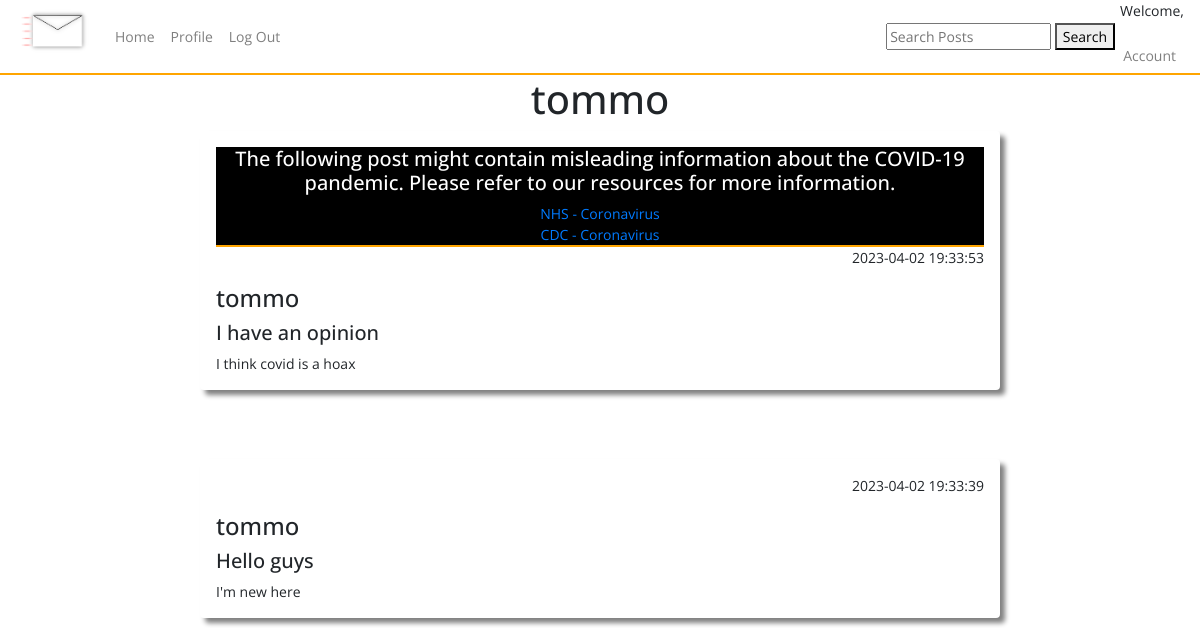
Before: /user/tommo with the older database file.
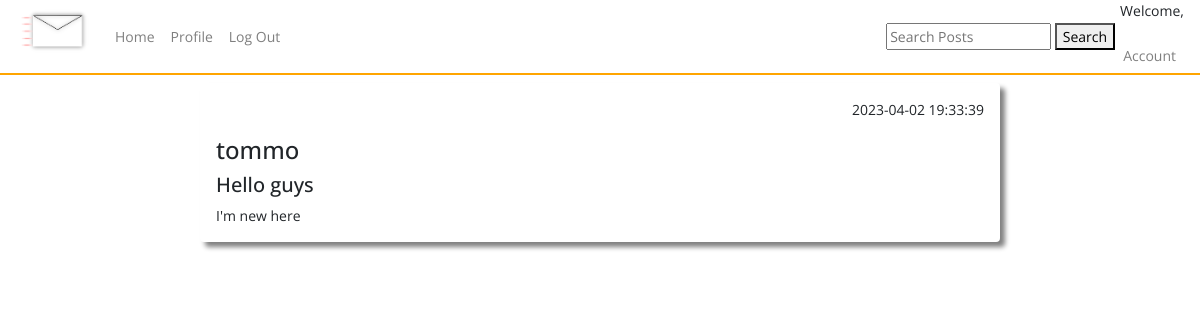
After: the same page with the newer database file.
### tables this page shows
CREATE TABLE users (
    ID INTEGER PRIMARY KEY AUTOINCREMENT,
    username TEXT NOT NULL,
    password TEXT NOT NULL,
    email TEXT NOT NULL UNIQUE
, user_type VARCHAR, whitelisted text, blacklisted text);

CREATE TABLE posts (
    ID INTEGER PRIMARY KEY AUTOINCREMENT,
    title TEXT NOT NULL,
    content TEXT NOT NULL,
    by_user TEXT NOT NULL,
    created_at timestamp default current_timestamp
, userID integer, flag_covid text, blacklisted text, flag_vaccine text, flag_tests text, flag_cures text, reported int, report_message text);

### app.py (the view)
@app.route('/user/<username>')
def user_profile(username):
    conn = sqlite3.connect(DATABASE)
    cursor = conn.cursor()
    cursor.execute('SELECT * FROM users WHERE username = ?', (username,))
    user_row = cursor.fetchone()
    conn.close()
    user = {
        'id': user_row[0],
        'username': user_row[1],
        'email': user_row[3]
    } if user_row else None
    user_posts=query_db('SELECT * FROM posts WHERE by_user = ? ORDER BY created_at DESC', (username,))
    return render_template('user_profile.html', user=user, user_posts=user_posts)

### app.py (called while the page is built)
def query_db(query, args=(), one=False):
    con = g._database = sqlite3.connect(DATABASE)
    con.row_factory = sqlite3.Row
    cur = con.execute(query, args)
    rv = cur.fetchall()
    cur.close()
    return (rv[0] if rv else None) if one else rv

### templates/user_profile.html (shortened to what this page needs)
{% include "layout.html" %}
{% include "nav.html" %}
<center><h1>{{ user.username }}</h1></center>
<div class="container-fluid">
    {% for user_post in user_posts %}
    <div class="shadow mx-auto posts p-3 mb-5 rounded">
      {% if user_post.flag_covid == "yes" %}
      <div class="flagged_post">
        <h5>The following post might contain misleading information about the COVID-19 pandemic. Please refer to our resources for more information.</h5>
        <a href="https://www.nhs.uk/conditions/coronavirus-covid-19/">NHS - Coronavirus </a><br>
        <a href="https://www.cdc.gov/coronavirus/2019-ncov/index.html">CDC - Coronavirus</a>
      </div>
      {% endif %}
    <p align="right">{{  user_post.created_at  }}</p>
    <h4>{{ user_post.by_user }}</h4>
    <h5>{{ user_post.title }}</h5>
    {{ user_post.content }}<br/>
    </div>
    <br/>
    {% endfor %}
</div>

### templates/layout.html (shortened to what this page needs)
<!doctype html>
<head>
  <link href="{{ url_for('static', filename='css/bootstrap.min.css') }}" rel="stylesheet">
  <link href="{{ url_for('static', filename='css/style.css') }}" rel="stylesheet">
  <link href="https://cdnjs.cloudflare.com/ajax/libs/toastr.js/latest/toastr.min.css" rel="stylesheet">
</head>

### templates/nav.html (shortened to what this page needs)
<nav class="navbar nav-main navbar-expand-lg navbar-light">
    <a class="navbar-brand">
      <img src="{{url_for('static', filename='assets/logo.png')}}" alt="logo" style="height: 75px;">
    </a>
    <div class="collapse navbar-collapse" id="navbarNav">
      <ul class="navbar-nav">
        <li class="nav-item">
          <a class="nav-link" href="{{ url_for('posts') }}">Home</a>
        </li>
        <li class="nav-item">
          <a class="nav-link" href="{{ url_for('profile') }}">Profile</a>
        </li>
        <li class="nav-item">
          <a class="nav-link" href="{{ url_for('logout') }}">Log Out</a>
        </li>
      </ul>
    </div>
    <form method="get" action="{{ url_for('search_posts') }}">
      <input type="text" name="query" placeholder="Search Posts">
      <button type="submit">Search</button>
    </form>
    <div class="welcome-session">
      <p>Welcome, {{session.username}}</p>
      <ul class="navbar-nav">
        <li class="nav-item">
          <a class="nav-link" href="{{ url_for('account_settings') }}">Account</a>
        </li>
      </ul>
    </div>
  </nav>

### static/css/style.css (style rules this page uses)
.shadow { box-shadow: 5px 5px 5px grey; }
.posts { width: 800px; }
.nav-main { background-color: rgb(255, 255, 255); border-bottom: 2px solid orange; height: 75px; }
.welcome-session { text-align: right; }

Changed rows visible on the page:
removed users: username "tommo"
removed posts: flag_covid "NHS - Coronavirus", created_at "2023-04-02 19:33:53", by_user "tommo", title "I have an opinion", content "I think covid is a hoax"
